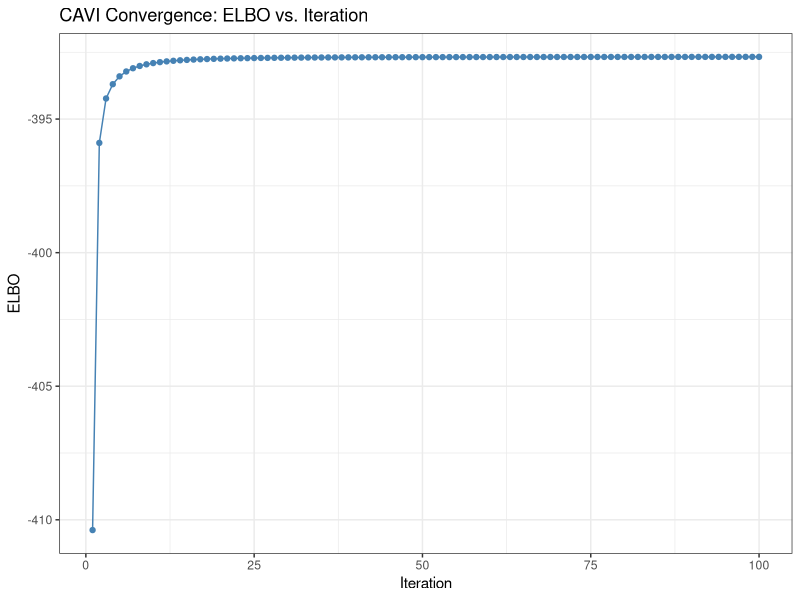
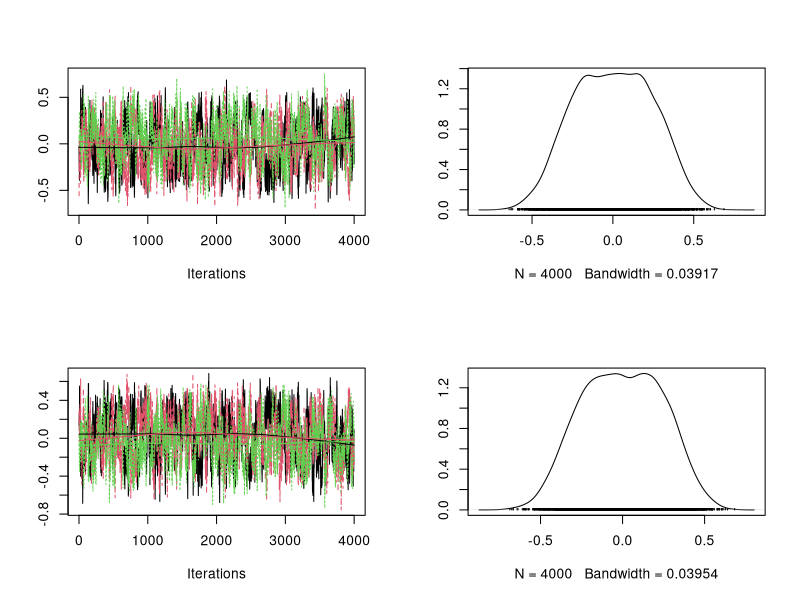
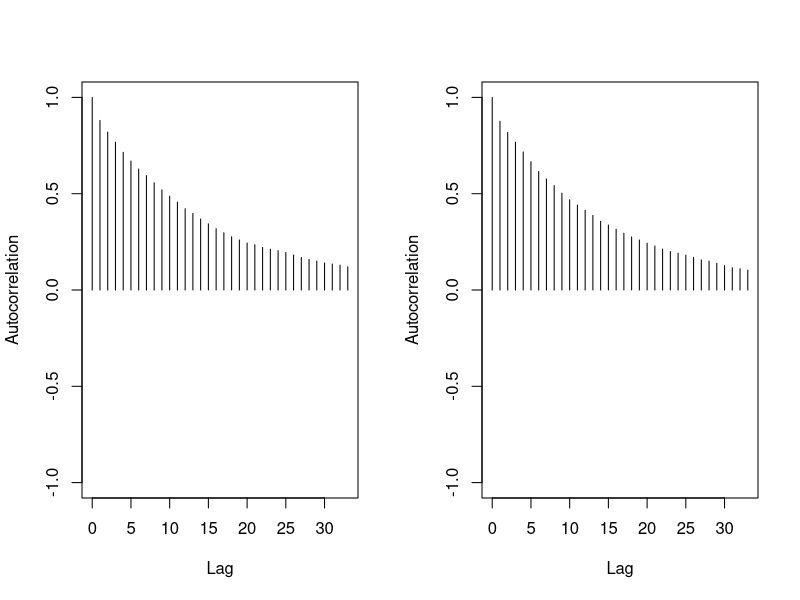

R code for these plots, in order:
## ---- chunk 1
#' Gibbs Sampler for Bayesian K-Mixture Model
#'
#' @param y Observations
#' @param K Number of clusters
#' @param sigma_sq Prior variance for mu
#' @param n_iter Number of iterations
#'
#' @return A list containing posterior samples and summaries
gibbs_sampler <- function(y, K, sigma_sq, n_iter) {
  n <- length(y)
  
  # Initialize parameters
  mu <- rnorm(K, 0, sqrt(sigma_sq))
  ci <- sample(1:K, n, replace = TRUE)

  # Storage for samples
  mu_samples <- matrix(0, nrow = n_iter, ncol = K)
  c_samples <- matrix(0, nrow = n_iter, ncol = n)

  for (t in 1:n_iter) {
    # 1. Update cluster assignments c_i
    for (i in 1:n) {
      log_probs <- -0.5 * (y[i] - mu)^2
      # Use log-sum-exp trick for numerical stability if needed,
      # but here direct exponentiation is usually fine for unit variance
      probs <- exp(log_probs - max(log_probs))
      probs <- probs / sum(probs)
      ci[i] <- sample(1:K, 1, prob = probs)
    }

    # 2. Update cluster means mu_k
    for (k in 1:K) {
      y_k <- y[ci == k]
      n_k <- length(y_k)

      post_var <- 1 / (1/sigma_sq + n_k)
      post_mean <- post_var * sum(y_k)

      mu[k] <- rnorm(1, post_mean, sqrt(post_var))
    }

    # Store samples
    mu_samples[t, ] <- mu
    c_samples[t, ] <- ci
  }

  # Posterior summaries (using samples after 20% burn-in)
  burn_in <- floor(0.2 * n_iter)
  mu_est <- colMeans(mu_samples[-(1:burn_in), , drop = FALSE])

  # Estimate cluster assignments using the mode of samples
  get_mode <- function(x) {
    ux <- unique(x)
    ux[which.max(tabulate(match(x, ux)))]
  }
  c_est <- apply(c_samples[-(1:burn_in), , drop = FALSE], 2, get_mode)
  
  list(
    mu_samples = mu_samples,
    c_samples = c_samples,
    mu_est = mu_est,
    c_est = c_est
  )
}
## ---- chunk 2
#' CAVI for Bayesian K-Mixture Model
#'
#' @param y Observations
#' @param K Number of clusters
#' @param sigma_sq Prior variance for mu
#' @param tol Tolerance for convergence
#' @param max_iter Maximum number of iterations
#'
#' @return A list containing estimated parameters and ELBO history
cavi_mixture <- function(y, K, sigma_sq, tol = 1e-6, max_iter = 100) {
  n <- length(y)
  
  # Initialize variational parameters
  m <- rnorm(K, mean(y), sd(y))
  s_sq <- rep(0.1, K)
  phi <- matrix(1/K, nrow = n, ncol = K)
  
  elbo_history <- c()
  
  calc_elbo <- function(y, K, sigma_sq, m, s_sq, phi) {
    # Expected log joint: E[log p(y, c, mu)]
    e_log_p_mu <- sum(-0.5 * log(2*pi*sigma_sq) - (m^2 + s_sq) / (2 * sigma_sq))
    e_log_p_c <- n * (-log(K))
    
    # E[log p(y | c, mu)]
    e_log_p_y <- 0
    for (k in 1:K) {
      e_log_p_y <- e_log_p_y + sum(phi[, k] * (-0.5 * log(2*pi) - 0.5 * (y^2 - 2*y*m[k] + m[k]^2 + s_sq[k])))
    }
    
    # Entropy: -E[log q(c, mu)]
    ent_mu <- sum(0.5 * log(2*pi*exp(1)*s_sq))
    ent_c <- -sum(phi * log(phi + 1e-10))
    
    return(e_log_p_mu + e_log_p_c + e_log_p_y + ent_mu + ent_c)
  }
  
  for (iter in 1:max_iter) {
    # 1. Update phi
    for (k in 1:K) {
      phi[, k] <- exp(y * m[k] - 0.5 * (m[k]^2 + s_sq[k]))
    }
    phi <- phi / rowSums(phi)
    
    # 2. Update m and s_sq
    for (k in 1:K) {
      sum_phi <- sum(phi[, k])
      s_sq[k] <- 1 / (1/sigma_sq + sum_phi)
      m[k] <- s_sq[k] * sum(phi[, k] * y)
    }
    
    # Calculate ELBO
    curr_elbo <- calc_elbo(y, K, sigma_sq, m, s_sq, phi)
    elbo_history <- c(elbo_history, curr_elbo)
    
    # Check convergence
    if (iter > 1 && abs(curr_elbo - elbo_history[iter-1]) < tol) {
      break
    }
  }
  
  list(
    mu_est = m,
    phi = phi,
    c_est = apply(phi, 1, which.max),
    elbo_history = elbo_history
  )
}
## ---- chunk 3
library(coda)
library(ggplot2)
library(patchwork)

# Load and scale data
data(faithful)
y_scaled <- as.vector(scale(faithful$waiting))
n <- length(y_scaled)
K <- 2
sigma_sq <- 10 # Relatively uninformative prior for mu
## ---- chunk 4
set.seed(123)
n_iter <- 5000
n_chains <- 3

# Run chains and time them
gibbs_time <- system.time({
  chains <- lapply(1:n_chains, function(i) {
    set.seed(123 + i)
    gibbs_sampler(y_scaled, K, sigma_sq, n_iter)
  })
})

# Extract mu samples for coda
# We'll use samples after 20% burn-in for diagnostics
burn_in <- floor(0.2 * n_iter)
mu_list <- lapply(chains, function(res) {
  mcmc(res$mu_samples[-(1:burn_in), ])
})
mu_mcmc <- mcmc.list(mu_list)
## ---- chunk 5
cavi_time <- system.time({
  cavi_res <- cavi_mixture(y_scaled, K, sigma_sq)
})
## ---- chunk 6
elbo_df <- data.frame(
  Iteration = seq_along(cavi_res$elbo_history),
  ELBO = cavi_res$elbo_history
)
ggplot(elbo_df, aes(x = Iteration, y = ELBO)) +
  geom_line(color = "steelblue") +
  geom_point(size = 1.5, color = "steelblue") +
  labs(title = "CAVI Convergence: ELBO vs. Iteration",
       x = "Iteration", y = "ELBO") +
  theme_bw()
## ---- chunk 7
timing <- data.frame(
  Method = c("Gibbs (3 chains, 5000 iter)", "CAVI"),
  Time_Seconds = c(gibbs_time["elapsed"], cavi_time["elapsed"])
)
knitr::kable(timing, caption = "Computation Time Comparison")
## ---- chunk 8
# Gibbs estimates: average across all chains
gibbs_mu_est <- colMeans(do.call(rbind, lapply(chains, function(res) res$mu_est)))

# Sort means for consistent comparison
gibbs_mu_est <- sort(gibbs_mu_est)
cavi_mu_est <- sort(cavi_res$mu_est)

estimates <- data.frame(
  Method = c("Gibbs", "CAVI"),
  Mu1 = c(gibbs_mu_est[1], cavi_mu_est[1]),
  Mu2 = c(gibbs_mu_est[2], cavi_mu_est[2])
)
knitr::kable(estimates, caption = "Posterior Mean Estimates (Standardized Scale)")
## ---- chunk 9
plot(mu_mcmc)
## ---- chunk 10
gelman.diag(mu_mcmc)
## ---- chunk 11
effectiveSize(mu_mcmc)
## ---- chunk 12
autocorr.plot(mu_mcmc[[1]])
